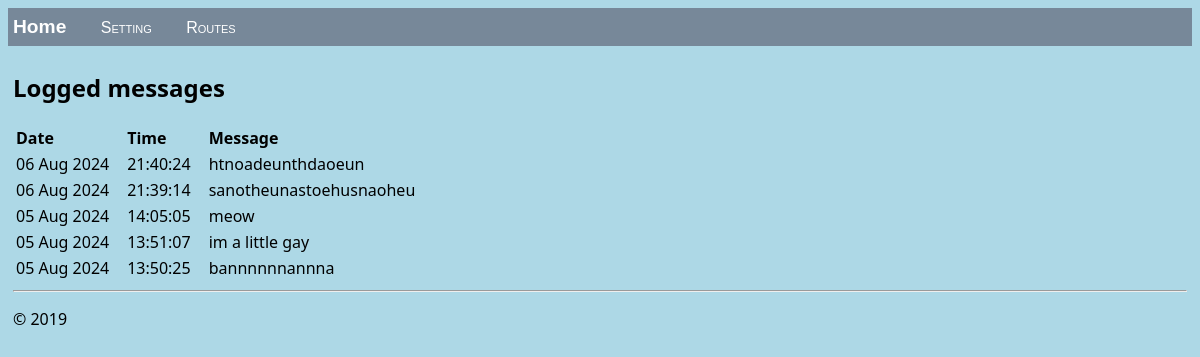
The page / on the database its author committed.
### routesetting/models.py (models this page shows, shortened)
class LogMessage(models.Model):
    message = models.CharField(max_length=300)
    log_date = models.DateTimeField("date logged")

### routesetting/views.py (the view)
class HomeListView(ListView):
    model = LogMessage
    def get_context_data(self, **kwargs):
        context = super(HomeListView, self).get_context_data(**kwargs)
        return context

### routesetting/templates/routesetting/home.html (shortened to what this page needs)
{% extends "routesetting/layout.html" %}
{% block content %}
    <h2>Logged messages</h2>
    {% if message_list %}
        <table class="message_list">
            <thead>
            <tr>
                <th>Date</th>
                <th>Time</th>
                <th>Message</th>
            </tr>
            </thead>
            <tbody>
            {% for message in message_list %}
                <tr>
                    <td>{{ message.log_date | date:'d M Y' }}</td>
                    <td>{{ message.log_date | time:'H:i:s' }}</td>
                    <td>
                        {{ message.message }}
                    </td>
                </tr>
            {% endfor %}
            </tbody>
        </table>
    {% else %}
        <p>No messages have been logged. Use the <a href="{% url 'log' %}">Log Message form</a>.</p>
    {% endif %}
{% endblock %}

### routesetting/static/routesetting/site.css (style rules this page uses)
.message_list th,td { text-align: left; padding-right: 15px; }
.route_list th,td { text-align: left; padding-right: 15px; }
body { background-color: lightblue; }

### rows shown on the page
LogMessage: log_date "06 Aug 2024", log_date "21:40:24", message "htnoadeunthdaoeun"
LogMessage: log_date "06 Aug 2024", log_date "21:39:14", message "sanotheunastoehusnaoheu"
LogMessage: log_date "05 Aug 2024", log_date "14:05:05", message "meow"
LogMessage: log_date "05 Aug 2024", log_date "13:51:07", message "im a little gay"
LogMessage: log_date "05 Aug 2024", log_date "13:50:25", message "bannnnnnannna"
